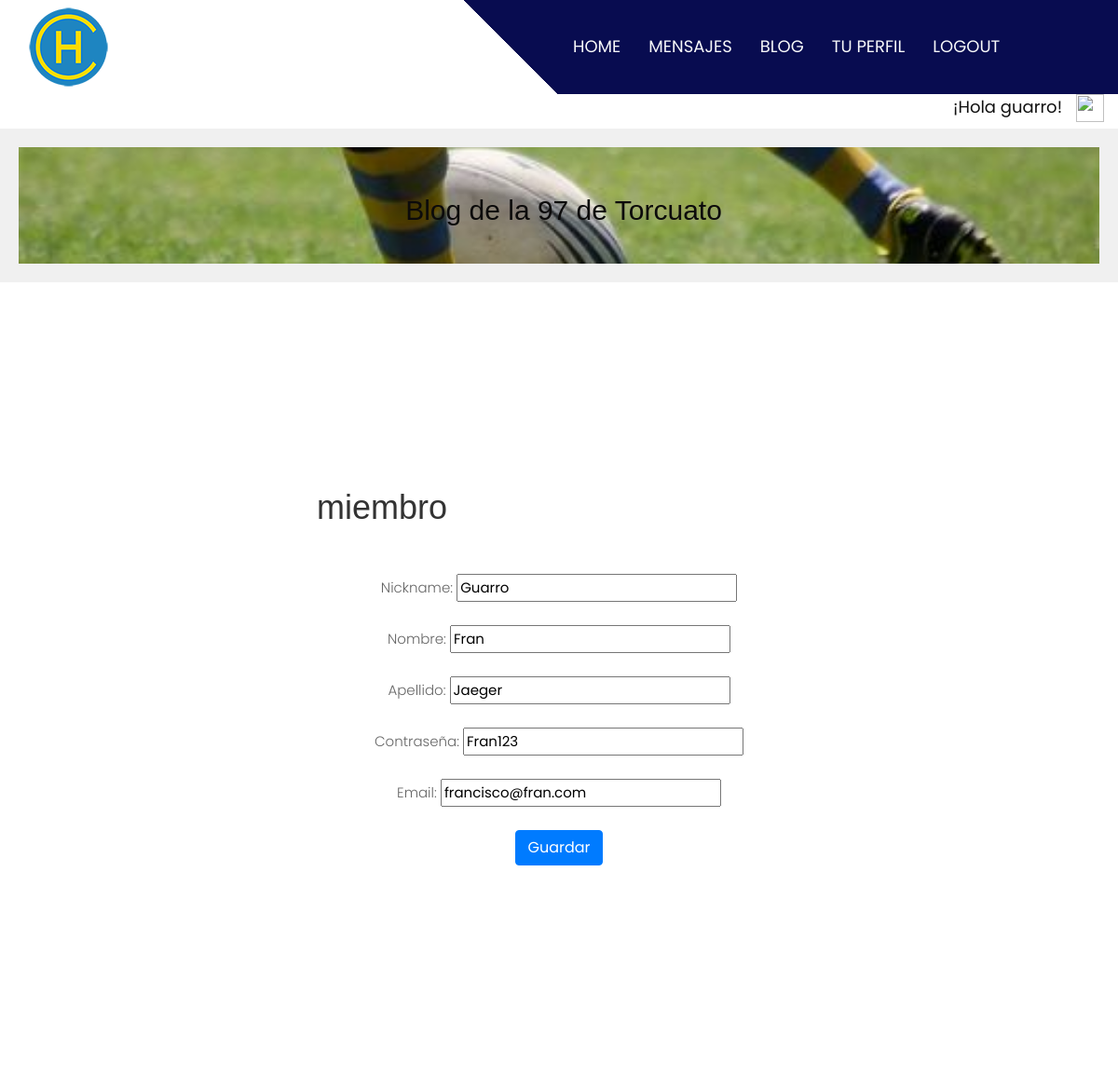
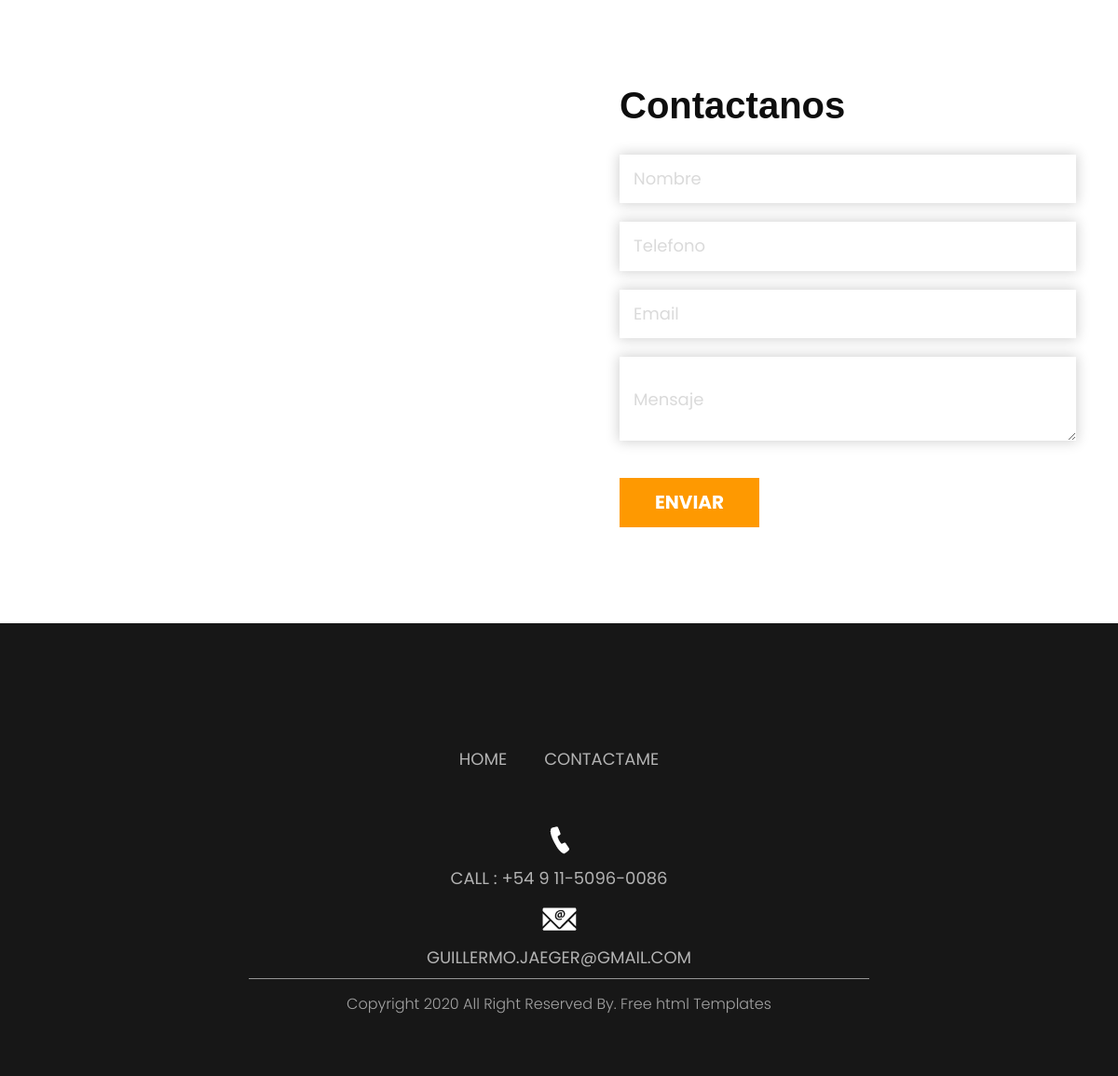
/miembro/editar/1 (signed in), run on the app's committed database (2 pictures, top to bottom).
### Miembros/models.py (models this page shows, shortened)
class Miembro(models.Model):
    nickname=models.CharField(max_length=40,null=False,default="")
    nombre=models.CharField(max_length=40,null=False,default="")
    apellido=models.CharField(max_length=40,null=False,default="")
    contraseña=models.CharField(max_length=40)
    email=models.EmailField(max_length=40,null=True,default="")

### Miembros/views.py (the view)
# urls.py: path("miembro/editar/<pk>",MiembroEditar.as_view(),name="miembroeditar"),
class MiembroEditar(LoginRequiredMixin,UpdateView):
    model = Miembro
    fields = ['nickname','nombre','apellido','contraseña','email']
    template_name = 'Miembros/miembroeditar.html'
    success_url = reverse_lazy('miembrolista' )

### templates/Miembros/miembroeditar.html (shortened to what this page needs)
{% extends "padre.html" %}
{% load static % }
{% block contenido %}
<br>
<br>
<br>
<div class="container text-center">
    <h1>miembro</h1>
</div>
<div class="container">
<form id="login-form" style=" width: 50vw; margin-left : 20vw;" method="post" enctype="multipart/form-data">{% csrf_token %}
    <div class="container text-center">
        <div class="row">
                <div class="col-sm-12 align-items-center">
                    <div class="card-body">
                        {{ form.as_p }}
                        <input type="submit" class="btn btn-primary text-center" value="Guardar">
                    </div>
                </div>
                <br>
                <br>
                <br>
        </div>
    </div>
</form>
</div>
<br>
<br>
<br>
<br>
<br>

### templates/padre.html (shortened to what this page needs)
<!DOCTYPE html>
<html lang="en">
   <head>
      {% load static %}
      <!DOCTYPE html>
      <link rel="stylesheet" type="text/css" href="{% static 'css/bootstrap.min.css' %}">
      <link rel="stylesheet" type="text/css" href="{% static 'css/style.css' %}">
      <link rel="stylesheet" href="{% static 'css/responsive.css' %}">
      <link rel="stylesheet" href="css/jquery.mCustomScrollbar.min.css">
      <link rel="stylesheet" href="https://netdna.bootstrapcdn.com/font-awesome/4.0.3/css/font-awesome.css">
      <link rel="stylesheet" href="{% static 'css/owl.carousel.min.css' %}">
      <link rel="stylesheet" href="https://cdnjs.cloudflare.com/ajax/libs/fancybox/2.1.5/jquery.fancybox.min.css" media="screen">
   </head>
   <body>
      <div class="header_section">
         <div class="container-fluid header_main">
            <nav class="navbar navbar-expand-lg navbar-light bg-light">
               <a class="logo" href="{% url 'inicio' %}"><img src="{% static 'images/logo.png' %}"></a>
               <div class="collapse navbar-collapse" id="navbarSupportedContent">
                  <ul class="navbar-nav mr-auto">
                     {% if user.is_authenticated %}
                     <li class="nav-item">
                        <a class="nav-link" href="{% url 'inicio' %}">Home</a>
                     </li>
                     <li class="nav-item">
                        <a class="nav-link" href="{% url 'Mensajes:ver_mensajes' %}">Mensajes</a>
                     </li>
                     <li class="nav-item">
                        <a class="nav-link" href="{% url 'Entradas:entradalista' %}">Blog</a>
                     </li>
                     <li class="nav-item">
                        <a class="nav-link" href="{% url 'usuarioeditar' %}">Tu Perfil</a>
                     </li>
                     <li class="nav-item">
                        <a class="nav-link" href="{% url 'logout' %}">logout</a>
                     </li>
                     {% endif %}
                  </ul>
               </div>
            </nav>
         </div>
</head>
<div style="display: flex; justify-content: flex-end;">
   <div style="flex: 1; text-align: right; max-width: 94%;">
      <h3>¡Hola {{ user.username }}!</h3>
   </div>
   <div style="flex: 2; text-align: center; max-width: 5%;">
       <img src="{{ avatar }}" alt="" style="width: 30px; height: 30px;">
   </div>
</div>
         <header>
            <div class="foto">  <p>Blog de la 97 de Torcuato</p>    </div>
         </header>
   <div style="text-align: center; margin-bottom: 5px;">
      <br>
          <h2 class="most_text">{% block titulo %}    {% endblock %}</h2>
  </div>
      </div>
<div class="about_section layout_padding">
   <div class="container">
      <div class="row">
         <div class="col-lg-8 col-sm-12">
            {% block contenido %}
            {% endblock %}
         </div>
         <div class="col-lg-4 col-sm-12">
         </div>
      </div>
   </div>
</div>
      <div class="contact_section layout_padding">
         <div class="container">
            <div class="row">
               <div class="col-md-6">
                  <div id="carouselExampleIndicators" class="carousel slide" data-ride="carousel">
                     <div class="carousel-inner">
                        <div class="carousel-item active">
                           <div class="contact_img"></div>
                        </div>
                     </div>
                  </div>
               </div>
               <div class="col-md-6">
                  <div class="mail_section">
                     <h1 class="contact_taital">Contactanos</h1>
                     <input type="" class="email_text" placeholder="Nombre" name="Name">
                     <input type="" class="email_text" placeholder="Telefono" name="Phone">
                     <input type="" class="email_text" placeholder="Email" name="Email">
                     <textarea class="massage_text" placeholder="Mensaje" rows="5" id="comment" name="Message"></textarea>
                     <div class="send_bt"><a href="#">enviar</a></div>
                  </div>
               </div>
            </div>
         </div>
      </div>
      <div class="footer_section layout_padding">
         <div class="container">
            <div class="footer_logo"><a href="{% url 'inicio' %}">
            <div class="footer_menu">
               <ul>
                  <li><a href="{% url 'inicio' %}">Home</a></li>
                  <li><a href="contact.html">Contactame</a></li>
               </ul>
            </div>
            <div class="contact_menu">
               <ul>
                  <li><a href="#"><img src="{% static 'images/call-icon.png' %}"></a></li>
                  <li><a href="#">Call : +54 9 11-5096-0086</a></li>
                  <li><a href="#"><img src="{% static 'images/mail-icon.png' %}"></a></li>
                  <li><a href="#">guillermo.jaeger@gmail.com</a></li>
               </ul>
            </div>
         </div>
      </div>
      <div class="copyright_section">
         <div class="container">
            <p class="copyright_text">Copyright 2020 All Right Reserved By.<a href="https://html.design"> Free  html Templates</a></p>
         </div>
      </div>
   </body>
</html>

### static/css/style.css (style rules this page uses)
* { box-sizing: border-box !important; transition: ease all 0.5s; }
html { scroll-behavior: smooth; }
body { color: #666666; font-size: 14px; font-family: Poppins; line-height: 1.80857; font-weight: normal; overflow-x: hidden; }
a { color: #1f1f1f; text-decoration: none !important; outline: none !important; -webkit-transition: all .3s ease-in-out; -moz-transition: all .3s ease-in-out; -ms-transition: all .3s ease-in-out; -o-transition: all .3s ease-in-out; transition: all .3s ease-in-out; }
h1, h2, h3, h4, h5, h6 { letter-spacing: 0; font-weight: normal; position: relative; padding: 0 0 10px 0; font-weight: normal; line-height: normal; color: #111111; margin: 0 }
h1 { font-size: 24px }
h2 { font-size: 22px }
h3 { font-size: 18px }
*, *::after, *::before { -webkit-box-sizing: border-box; -moz-box-sizing: border-box; box-sizing: border-box; }
ul, li, ol { margin: 0px; padding: 0px; list-style: none; }
p { margin: 20px; font-weight: 300; font-size: 15px; line-height: 24px; }
a { color: #222222; text-decoration: none; outline: none !important; }
a, .btn { text-decoration: none !important; outline: none !important; -webkit-transition: all .3s ease-in-out; -moz-transition: all .3s ease-in-out; -ms-transition: all .3s ease-in-out; -o-transition: all .3s ease-in-out; transition: all .3s ease-in-out; }
img { max-width: 100%; height: auto; }
.layout_padding { padding-top: 90px; padding-bottom: 0px; }
.bg-light { background-color: transparent!important; }
.header_section { background-image: url(../images/banner-bg.png); height: auto; background-size: 100%; width: 100%; float: left; height: auto; background-size: 100%; background-repeat: no-repeat; }
.header_main { background: linear-gradient(45deg, transparent 46%, #080c50 46%); }
.logo { width: 50%; float: left; }
.navbar-expand-lg .navbar-nav .nav-link { padding-right: 15px; padding-left: 15px; font-size: 18px; color: #f8f9fa; text-transform: uppercase; }
.about_section { width: 100%; float: left; padding-top: 90px; }
.most_text { width: 100%; float: left; font-size: 32px; color: #1a1a1a; padding-top: 20px; font-weight: bold; }
.contact_section { width: 100%; float: left; padding-bottom: 90px; padding-top: 170px; }
.contact_img { width: 100%; float: left; background-image: url(../images/contact-img.png); height: 488px; background-size: contain; background-repeat: no-repeat; }
.contact_taital { width: 100%; float: left; font-size: 40px; color: #0e0e0e; font-weight: bold; }
.mail_section { width: 100%; float: left; padding-left: 50px; }
.email_text { width: 100%; float: left; font-size: 18px; color: #dadada; background-color: #ffffff; border: 0px; padding: 10px 15px 10px 15px; height: auto; box-shadow: 0px 0px 13px 1px rgba(0,0,0,0.19); margin-top: 20px; }
input.email_text::placeholder { color: #dadada; }
.massage_text { width: 100%; float: left; font-size: 18px; color: #dadada; background-color: #ffffff; border: 0px; height: 90px; box-shadow: 0px 0px 13px 1px rgba(0,0,0,0.19); margin-top: 20px; padding: 30px 15px 10px 15px; }
textarea#comment::placeholder { color: #dadada; }
.send_bt { width: 150px; float: left; margin-top: 40px; }
.send_bt a { width: 100%; float: left; font-size: 20px; color: #ffffff; text-align: center; background-color: #fe9901; padding: 8px 5px; text-transform: uppercase; font-weight: bold; }
.footer_section { width: 100%; float: left; background-color: #171717; height: auto; padding-bottom: 50px; }
.footer_logo { width: 100%; float: left; text-align: center; }
.footer_menu { width: 100%; float: left; text-align: center; padding-top: 40px; }
.footer_menu ul { margin: 0px; padding: 0px; display: inline-block; text-align: center; }
.footer_menu li { float: left; font-size: 18px; color: #b3b3b3; padding: 0px 20px; text-transform: uppercase; }
.footer_menu li a { color: #b3b3b3; }
.contact_menu { width: 100%; float: left; text-align: center; padding-top: 40px; }
.contact_menu ul { margin: 0px; padding: 0px; display: inline-block; text-align: center; }
.contact_menu li { float: initial; font-size: 18px; color: #b3b3b3; padding: 5px 20px; text-transform: uppercase; text-align: center; }
.contact_menu li a { color: #b3b3b3; }
.copyright_section { width: 100%; float: left; background-color: #171717; height: auto; }
.copyright_text { width: 60%; margin: 0 auto; font-size: 16px; text-align: center; color: #a3a3a3; border-top: 1px solid #969696; padding: 15px 0px; }
.copyright_text a { color: #a3a3a3; }

### data on the page
Miembro: nickname "Guarro", nombre "Fran", apellido "Jaeger", contraseña "Fran123", email "francisco@fran.com"

### other printed values
{{ user.username }} "guarro"
